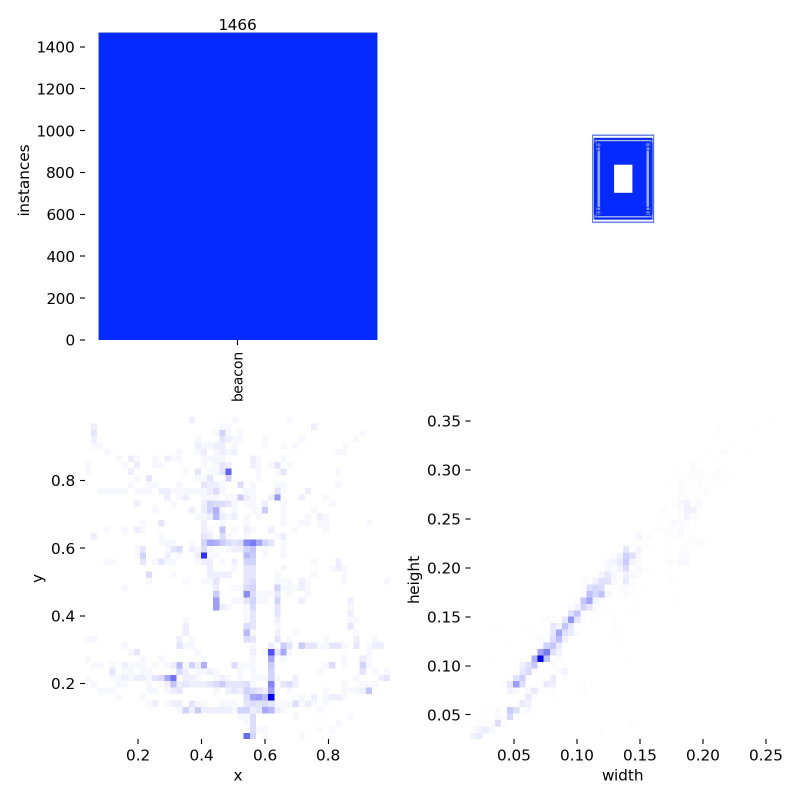
#> input picture modalImages/labels.jpg, 1600 x 1600 px (shown at 1/2 size)
$ python prelabel_beacons.py ../modalImages --out out
#> lines starting #> are read from the running program, lines starting #| are printed output that depends on the picture
#!/usr/bin/env python3
"""
prelabel_beacons.py -- propose "beacon" boxes on tracking_front frames for review.

The beacons in the Course Charlie frames are bright white pyramids on dark
water, so a brightness threshold finds most of them. This writes one candidate
box per bright spot on the water in standard YOLO *detection* format, so they
can be reviewed (moved / deleted / added) in any box tool -- CVAT ("YOLO 1.1" /
"Ultralytics YOLO Detection"), labelImg, Roboflow (YOLO TXT). No keypoints are
needed for "beacon"; build_dataset.py adds the pose fields afterwards.

    python3 training/prelabel_beacons.py <images_dir> -o <out_dir>
    python3 training/prelabel_beacons.py <images_dir> -o <out_dir> --every 3 --preview

Output (<out_dir> must be new or empty -- nothing is overwritten):
    images/<name>.jpg        copies of the selected frames (original size)
    labels/<name>.txt        "0 cx cy w h" per candidate (normalised), class 0 = beacon
    classes.txt / obj.names  "beacon"
    preview/<name>.jpg       (--preview) frames with the candidates drawn

It WILL propose some non-beacons (white floating platforms, the shore, glare)
and miss dim / far beacons: the point is fewer clicks, not a finished label set.
Label EVERY visible beacon during review -- an unlabelled beacon teaches the
model that beacons are background.
"""

import argparse
import shutil
import sys
from pathlib import Path

import cv2
import numpy as np


def candidates(gray, a):
    """Bright, beacon-shaped spots surrounded by dark water -> [(x1, y1, x2, y2)] px.

    A beacon here is a small, roughly square bright object with dark water all
    round it. Rejected: wrong size / elongated spots (signs, railings), spots
    whose surroundings aren't dark like water (dock, tents, shore, sky), and
    spots with many other bright specks nearby (sun glint fields)."""
    h, w = gray.shape
    y0 = int(h * a.roi_top)
    roi = gray[y0:]
    water = float(np.median(roi))
    # Bright relative to this frame's water, and bright in absolute terms.
    level = max(a.thresh, water + a.rel)
    mask = (roi >= level).astype(np.uint8)
    mask = cv2.morphologyEx(mask, cv2.MORPH_CLOSE, np.ones((3, 3), np.uint8))
    n, _, stats, cents = cv2.connectedComponentsWithStats(mask, connectivity=8)
    spots = [i for i in range(1, n) if stats[i][4] >= 2]          # every bright speck, for density
    pts = np.array([cents[i] for i in spots]) if spots else np.zeros((0, 2))
    boxes = []
    for i in range(1, n):
        x, y, bw, bh, area = stats[i]
        if not (a.min_area <= area <= a.max_area):
            continue
        if not (1 / a.max_aspect <= bw / bh <= a.max_aspect):
            continue
        # Glint field: many other bright specks within cluster_radius.
        if len(pts) and (np.hypot(*(pts - cents[i]).T) <= a.cluster_radius).sum() - 1 > a.cluster_max:
            continue
        # Surroundings must be dark like water: ring of one box-size around it.
        rx1, ry1 = max(0, x - bw), max(0, y - bh)
        rx2, ry2 = min(roi.shape[1], x + 2 * bw), min(roi.shape[0], y + 2 * bh)
        ring = roi[ry1:ry2, rx1:rx2].astype(np.float32).copy()
        ring[y - ry1:y - ry1 + bh, x - rx1:x - rx1 + bw] = np.nan
        if np.nanmedian(ring) > water + a.ring_max:
            continue
        # The bright part is the sunlit face; grow the box to the whole beacon.
        px, py = max(2, int(bw * a.pad)), max(2, int(bh * a.pad))
        boxes.append((max(0, x - px), max(0, y0 + y - py),
                      min(w, x + bw + px), min(h, y0 + y + bh + py)))
    return boxes


def main():
    ap = argparse.ArgumentParser(description=__doc__,
                                 formatter_class=argparse.RawDescriptionHelpFormatter)
    ap.add_argument("images", help="folder of frames (e.g. Robonation_real_Data/images)")
    ap.add_argument("-o", "--out", required=True, help="new or empty output folder")
    ap.add_argument("--every", type=int, default=3,
                    help="take every Nth frame (consecutive frames are near-identical)")
    ap.add_argument("--start", default="", help="only frames whose name sorts >= this (e.g. 20261111_014908)")
    ap.add_argument("--end", default="", help="only frames whose name sorts <= this")
    ap.add_argument("--roi-top", type=float, default=0.52,
                    help="only look below this fraction of the height (the water)")
    ap.add_argument("--thresh", type=float, default=150, help="absolute brightness for a beacon (0-255)")
    ap.add_argument("--rel", type=float, default=60, help="...and at least this much above the water median")
    ap.add_argument("--min-area", type=int, default=6, help="smallest bright spot (px)")
    ap.add_argument("--max-area", type=int, default=800, help="largest bright spot (px)")
    ap.add_argument("--max-aspect", type=float, default=2.5,
                    help="bright spot no more than this many times wider than tall (or taller than wide)")
    ap.add_argument("--ring-max", type=float, default=25,
                    help="the area round a spot may be at most this much brighter than the water median")
    ap.add_argument("--cluster-radius", type=float, default=40, help="px, for the glint test")
    ap.add_argument("--cluster-max", type=int, default=4,
                    help="more bright specks than this within --cluster-radius = sun glint, skipped")
    ap.add_argument("--pad", type=float, default=0.25, help="grow each box by this fraction per side")
    ap.add_argument("--preview", action="store_true", help="also write frames with the boxes drawn")
    a = ap.parse_args()

    src = Path(a.images)
    out = Path(a.out)
    if out.exists() and any(out.iterdir()):
        sys.exit(f"{out} is not empty -- choose a new folder (nothing is overwritten)")
    files = sorted(p for p in src.iterdir() if p.suffix.lower() in (".jpg", ".jpeg", ".png"))
    files = [p for p in files if (not a.start or p.stem >= a.start) and (not a.end or p.stem <= a.end)]
    files = files[::max(1, a.every)]
    if not files:
        sys.exit("no frames selected")

    for sub in ("images", "labels") + (("preview",) if a.preview else ()):
        (out / sub).mkdir(parents=True, exist_ok=True)
    for name in ("classes.txt", "obj.names"):
        (out / name).write_text("beacon\n")

    total = empty = 0
    for p in files:
        img = cv2.imread(str(p))
#> img is the input picture: shape (1600, 1600, 3); mean B, G, R 253.2, 222.5, 217.3
        if img is None:
            print(f"skip unreadable {p.name}")
            continue
        h, w = img.shape[:2]
#> h = 1600; w = 1600
        gray = cv2.cvtColor(img, cv2.COLOR_BGR2GRAY) if img.ndim == 3 else img
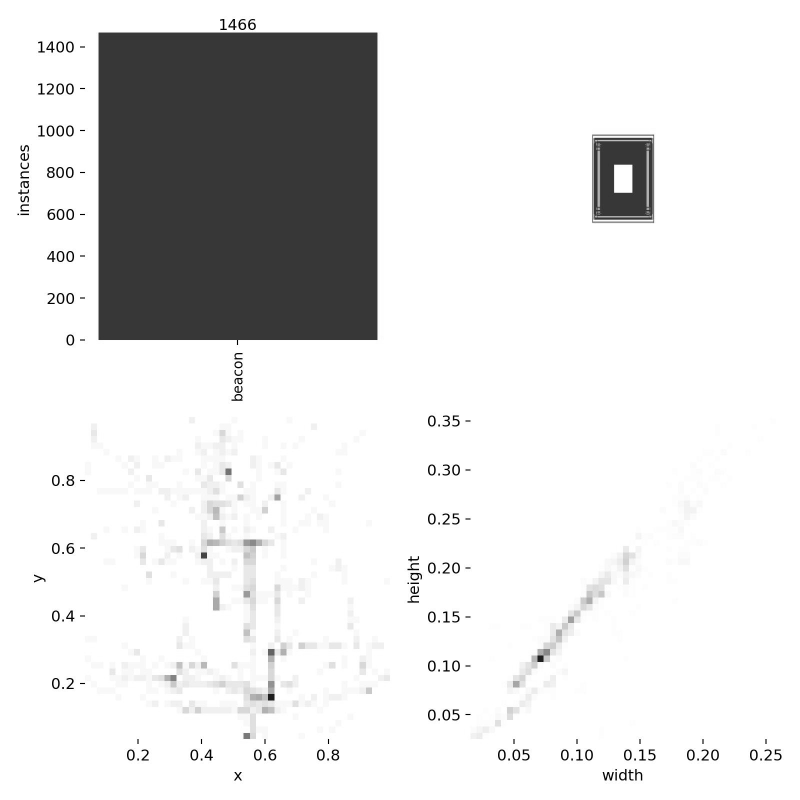
#> gray: shape (1600, 1600) (shown at 1/2 size); min 0, max 255, mean 224.4
        boxes = candidates(gray, a)
#> in candidates, `roi = gray[y0:]`:
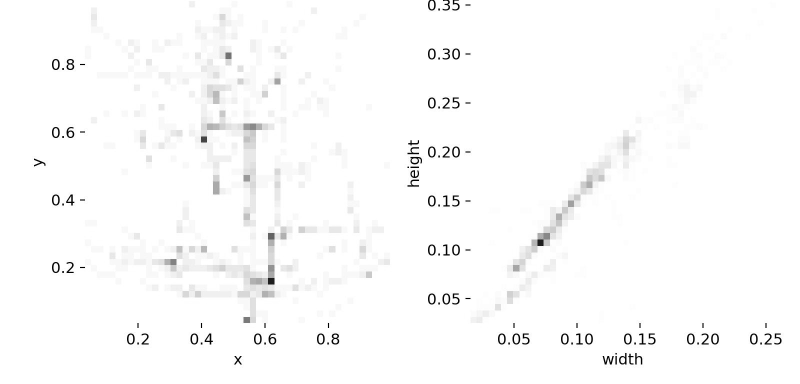
#> roi: shape (768, 1600) (shown at 1/2 size); min 0, max 255, mean 251.1
#> in candidates, `water = float(np.median(roi))`: water = 255
#> in candidates, `level = max(a.thresh, water + a.rel)`: level = 315
#> in candidates, `mask = (roi >= level).astype(np.uint8)`: mask: shape (768, 1600); every value is 0
#> in candidates, `n, _, stats, cents = cv2.connectedComponentsWithStats(mask, connectivi..`: n = 1; stats = [[0, 0, 1600, 768, 1228800]]; cents = [[799.5, 383.5]]
#> in candidates, `spots = [i for i in range(1, n) if stats[i][4] >= 2]`: spots = []
#> in candidates, `pts = np.array([cents[i] for i in spots]) if spots else np.zeros((0, 2))`: pts = empty array
#> after the loop in candidates, `for i in range(1, n):`: boxes = []
#> boxes = []
        shutil.copy2(p, out / "images" / p.name)
        lines = [f"0 {(x1 + x2) / 2 / w:.6f} {(y1 + y2) / 2 / h:.6f} {(x2 - x1) / w:.6f} {(y2 - y1) / h:.6f}"
                 for x1, y1, x2, y2 in boxes]
#> lines = []
        (out / "labels" / f"{p.stem}.txt").write_text("\n".join(lines) + ("\n" if lines else ""))
        total += len(boxes)
#> total = 0
        empty += not boxes
#> empty = 1
        if a.preview:
            vis = img.copy()
            cv2.line(vis, (0, int(h * a.roi_top)), (w, int(h * a.roi_top)), (255, 128, 0), 1)
            for x1, y1, x2, y2 in boxes:
                cv2.rectangle(vis, (x1, y1), (x2, y2), (0, 0, 255), 1)
            cv2.imwrite(str(out / "preview" / f"{p.stem}.jpg"), vis)
    print(f"{len(files)} frames -> {out}: {total} candidate boxes "
          f"({total / max(len(files), 1):.1f}/frame), {empty} frames with none")
#| 1 frames -> out: 0 candidate boxes (0.0/frame), 1 frames with none


if __name__ == "__main__":
    main()
